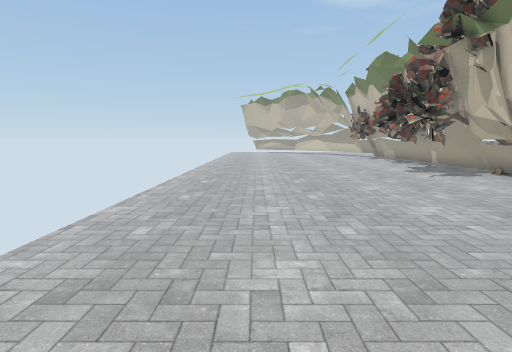
View 1 (above)

17 first-person views from a walk through a Unity game level. The camera is 1.2 m above the floor, tilts 6° down and sees 75° across. The floor is counted in squares, 1 m on a side. Each view is taken from the middle of a square. On the plan, view 1 faces up. The plan holds only what a view shows up to about 14 squares ahead; the rest is blank. The place goes on beyond the plan. The player is left out.

View 2
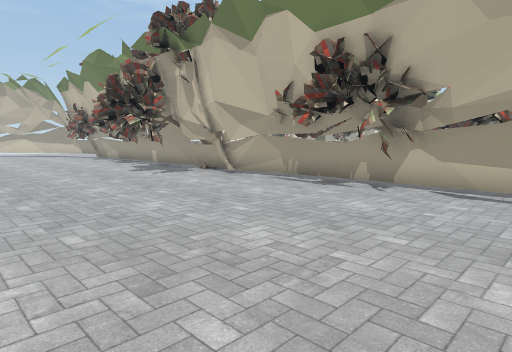

View 3
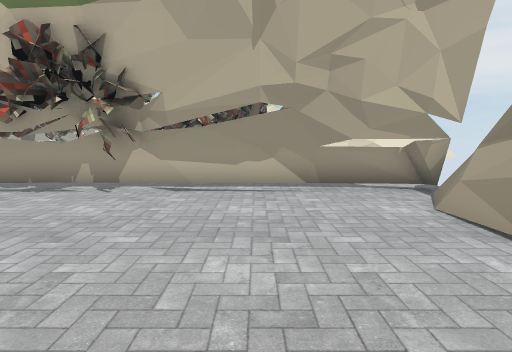

View 4
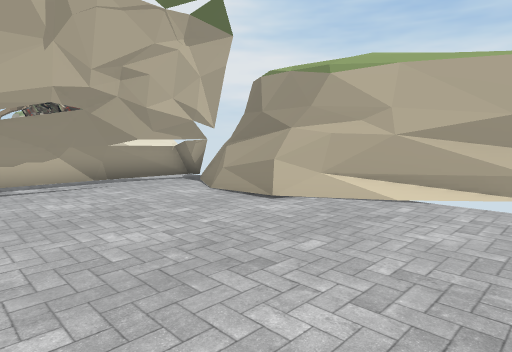

View 5
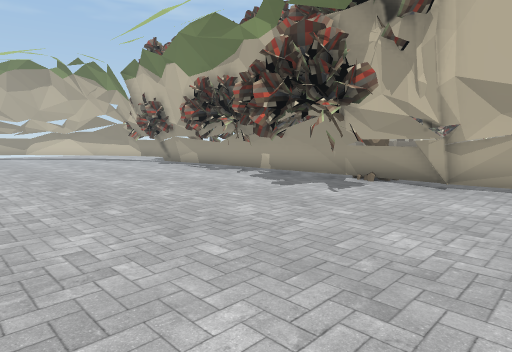

View 6
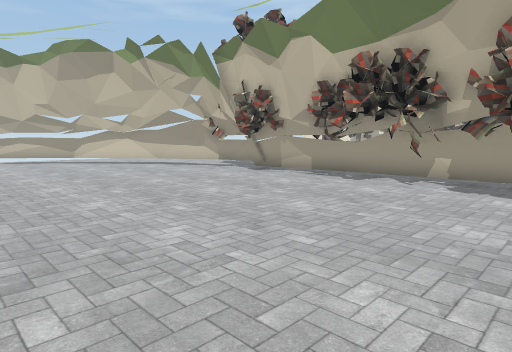

View 7
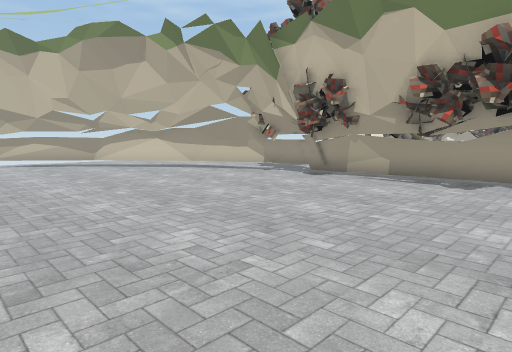

View 8
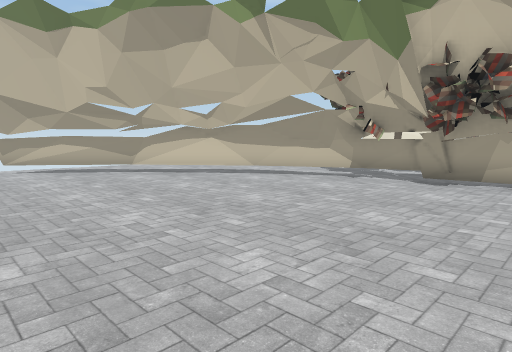

View 9
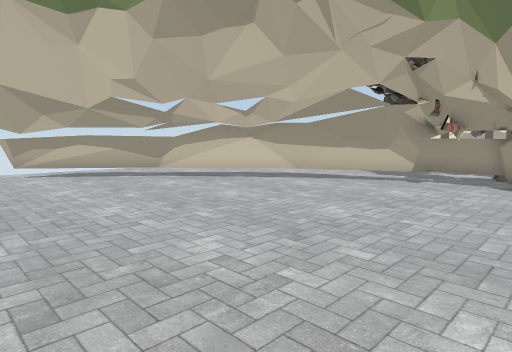

View 10
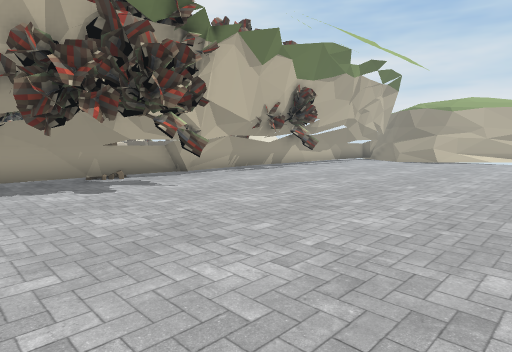

View 11
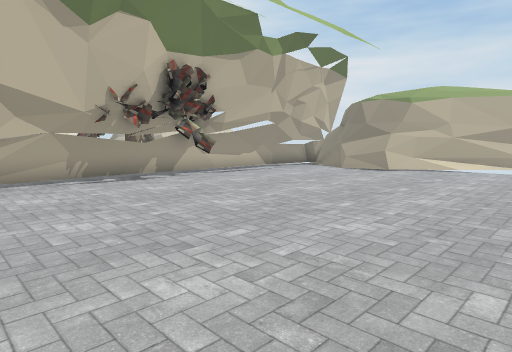

View 12
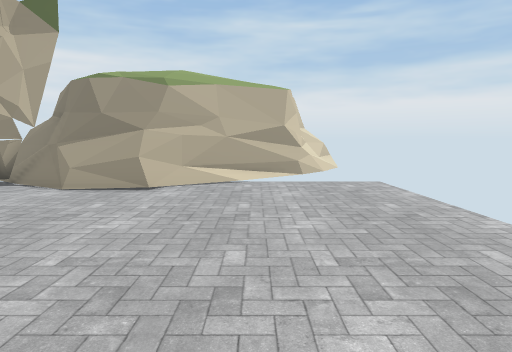

View 13
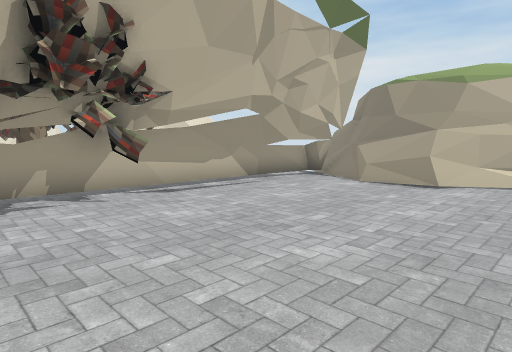

View 14
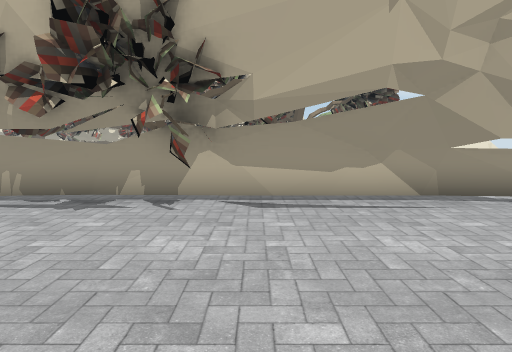

View 15
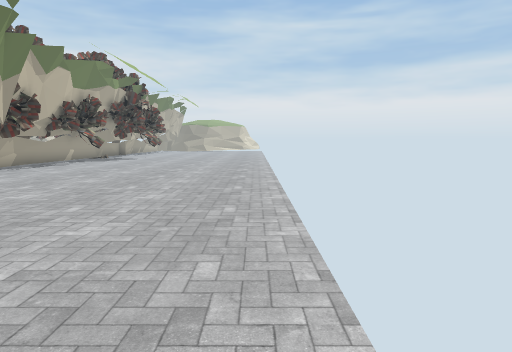

View 16
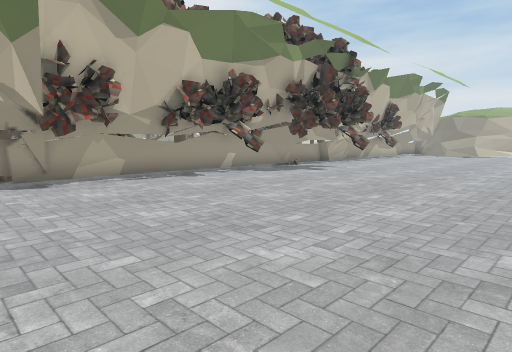

View 17
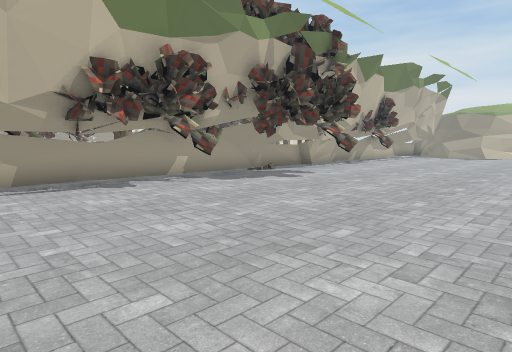

### Floor plan
Key: @ floor where view 1 was taken; # wall or solid block; x gap in a wall; . floor; = window, fence, low wall or low ledge; T tree; H thing the floor can be seen under or through; O other object.
Columns run from 2 left of view 1 to 16 right of it. Each row starts with its distance up from view 1.
 36   ....
 35 . H....
 34   HH....
 33 ...HHH...
 32 .....HH...
 31 ......HH...
 30 .......HH...
 29 ........H....
 28 ........HH....
 27 .........H.T..
 26 .........HHT...
 25 .........HH....
 24 .........HH.TT.
 23 .........HHxT
 22 .........TH.
 21 ..........#T
 20 ..........#TT
 19 .........##=.
 18 .........T#.T
 17 .........TH.TT
 16 .........TH..
 15 ..........HTTT
 14 ........THH..
 13 .......T. H..
 12 .......#T HT
 11 .......TT #T
 10 .........##
  9 ..........#
  8 ..........#     =
  7 ..........##TTTT#
  6 .........##T.
  5 ......... #=T
  4 .........T#=TT    T
  3 .........T#=      T
  2 ..........#= TTTTT
  1 ..........#=    TO
  0 ..@.......#=.
 -1 ..........#=.     T
 -2 ..........##      T
 -3 ......##..=#
 -4 ....O=######
 -5   ######  ##

Where each view was taken, in squares from view 1:
view 1: 0 up, 0 right, facing up
view 2: 0 up, 0 right, facing up-right
view 3: 0 up, 0 right, facing right
view 4: 2 up, 1 left, facing down-right
view 5: 7 up, 1 left, facing up-right
view 6: 13 up, 2 left, facing up-right
view 7: 16 up, 2 left, facing up-right
view 8: 20 up, 2 left, facing up-right
view 9: 22 up, 2 left, facing up-right
view 10: 16 up, 2 left, facing down-right
view 11: 10 up, 2 left, facing down-right
view 12: 5 up, 1 right, facing down
view 13: 6 up, 1 right, facing down-right
view 14: 2 up, 2 right, facing right
view 15: 35 up, 2 left, facing down
view 16: 25 up, 2 left, facing down-right
view 17: 22 up, 1 left, facing down-right
